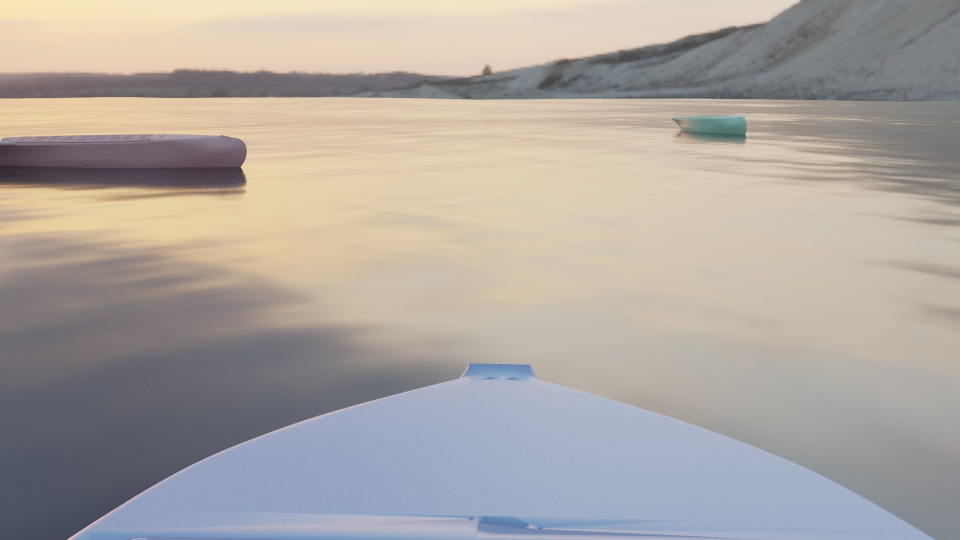
#> input picture TestFile/Projekt/Bilder/list1/0001.jpg, 1920 x 1080 px, found by its file name (shown at 1/2 size); its folder holds only this picture in this run
$ python horizont_modell.py
#> lines starting #> are read from the running program, lines starting #| are printed output that depends on the picture
### TestFile/Projekt/ObjectHandler.py

# Typing
from typing import List

# pathlib module
from pathlib import Path

import sys
import os

from numpy import ndarray

from obstacle_detect import *
from CustomErrors import *

import cv2

class ObjectHandler:

    """This Class is used to retrieve the object states"""

    def __init__(self) -> None:

        self.DebugLevel = 0
        self.ObjectStates: List = []
        self.DetectedObstacles: List = []
        self.HorizonLines: List = []
        self.ImageFolder: str = None
        self.ImageBaseName: str = None
        self.ImageLeadingZeros: int = None
        self.ImageFileType: str = '.jpg'
        self.Img: ndarray
        self.image_height: int
        self.image_width: int
        self.PlotOnUpdate: bool = False

    def setDebugLevel(self, debugLevel: int = 0) -> None:
        self.DebugLevel = debugLevel

    # check, if set debug level is greater equal to given level
    def printDebug(self, level: int) -> bool:
        if(level <= self.DebugLevel):
            return True
        else:
            return False

    def setPlotOnUpdate(self, plot: bool) -> None:
        self.PlotOnUpdate = plot

    def setImageFolder(self, folder: str, addCWD: bool = True) -> bool:
        if addCWD:
            path = os.getcwd()
            path = path.replace(os.sep,'/')
        else:
            path = ''
        self.ImageFolder = path + folder
        return True

    def setImageBaseName(self, baseName: str) -> bool:
        self.ImageBaseName = baseName
        return True

    def setImageLeadingZeros(self, zeros: int) -> bool:
        self.ImageLeadingZeros = zeros
        return True

    def setImageFileType(self, fileType: str) -> bool:
        self.ImageFileType = fileType
        return True

    def getTimeStepCount(self) -> int:
        return len(self.ObjectStates)

    def getImg(self) -> ndarray:
        return self.Img

    def getImgHeight(self) -> int:
        return self.image_height

    def getImgWidth(self) -> int:
        return self.image_width

    # return list with object states for all time stemps
    def getObjectStatesList(self) -> List:

        return self.ObjectStates

    # return object states for a given time step t
    # [65 lines left out: functions getObjectStates, getDetectedObstacles, getHorizonLines, returnCoordinates, not called in this run]

    # return last item in object states list
    def getLastObjectStates(self, position: str = 'cb') -> List:

        return self.returnCoordinates(self.ObjectStates[-1], position)

    # update the object states for the next time step
    def updateObjectStates(self) -> bool:

        detector = ObstacleDetector()
        img, folder = None, '.'

        self.image_height = detector._h
        self.image_width = detector._w

        # get current max time step and add 1
        currentTimeStep = self.getTimeStepCount() + 1
        if self.printDebug(2): print('current time step: ' + str(currentTimeStep))

        # check if folder and image base is set
        if type(self.ImageFolder) is str and type(self.ImageBaseName) is str:
            # if so, concat with current time step to next image name
            if self.ImageLeadingZeros:
                # number of leading zeros given
                formatStr = "{:0"+str(self.ImageLeadingZeros)+"d}"
                num = formatStr.format(currentTimeStep)
                filepath = self.ImageFolder  + '/' + self.ImageBaseName + str(num) + self.ImageFileType
            else:
                # number of leading zeros not given, try 1 to 8
                for ic in range(1,8):
                    formatStr = "{:0"+str(ic)+"d}"
                    num = formatStr.format(currentTimeStep)
                    filepath = self.ImageFolder  + '/' + self.ImageBaseName + str(num) + self.ImageFileType
                    nextImage = Path(filepath)
                    if nextImage.is_file():
                        break
        else:
            # else, return false
            if self.printDebug(0): print('image folder or base name is not set')
            return False

        nextImage = Path(filepath)
        if nextImage.is_file():
            # file exists, run obstacle detect
            if self.printDebug(2): print('file ' + filepath + ' is valid')
            # read image
            img = cv2.imread(filepath)
            self.Img = img
            # check if image is valid
            assert img is not None, 'file ' + filepath + ' could not be read'
            # plot if plot setting is true
            #if self.PlotOnUpdate == True: cv2.imshow('orig', img)
            # detect horizon
            horizon_lines, votes, seps = detector.detect_horizon(img)
            self.HorizonLines.append(horizon_lines)
            # if horizon lines found
            if horizon_lines:
                # find obstacles
                obstacles = detector.find_obstacles(img, horizon=horizon_lines[0])
                # write found obstacles in list
                ObstacleStates = []
                for obs in obstacles:
                    # ObstacleStates.append([obs.x + obs.width // 2, obs.y + obs.height])
                    ObstacleStates.append({
                            "x": obs.x,
                            "y": obs.y,
                            "width": obs.width,
                            "height": obs.height
                        })
                # add list to list with obstacles over all time steps
                self.ObjectStates.append(ObstacleStates)
                self.DetectedObstacles.append(obstacles)
            else:
                obstacles = None
            # plot image with found obstacles
            #print('obstacles:')
            #for obs in obstacles:
            #    print('[' + str(obs.x) + ', ' + str(obs.y) + ']')
            if self.PlotOnUpdate == True: detector.plot_img(img, obstacles=obstacles,horizon_lines=horizon_lines,plot_method='cv', wait_time=1)

            return True

        else:
            if self.printDebug(0): print(filepath + ' is not a valid file')
            return False

    # [30 lines left out: function plot_distances, not called in this run]


### TestFile/Projekt/obstacle_detect.py
import numpy as np
from cv2 import cv2
from math import ceil, cos, sin, sqrt, atan2
import matplotlib.pyplot as plt
from typing import List, Tuple


class ImageObstacle(object):
    def __init__(self, rectangle: List[int], offset: int=0, angle: float=0) -> None:
        """Represents a object bounding box in image plane

        Args:
            rectangle (List[int]): x y position, width and height of rectangle
            offset (int, optional): position offset (e.g. due to subimage used for detection). Defaults to 0.
            angle (float, optional): rotation offset (due to rotate detection). Defaults to 0.
        """

        self.x_rel, self.y_rel, self.width, self.height = rectangle
        self.offset = offset
        self.x, self.y = self.x_rel + offset[0], self.y_rel + offset[1]
        self.angle = angle

    # [27 lines left out: functions rectangle_2_corner, bottom_center, not called in this run]


class ImageLine(object):
    def __init__(self, img_shape: Tuple[int], points: Tuple[Tuple[int]]=None, polar=None):
        """Represent line in the image

        Args:
            img_shape (Tuple[int]): resolution of the image (widht, height)
            points (Tuple[Tuple[int]], optional): end points of line. Defaults to None.
            polar ([type], optional): polar representation (e.g. output from cv2.HoughLines). Defaults to None.
        """
        self._w, self._h = img_shape
        assert (points is None) != (polar is None)
        if points is not None:
            self._init_from_points(points)
        else:
            self._init_from_polar(*polar)

    # [9 lines left out: function _init_from_points, not called in this run]

    def _init_from_polar(self, r: float, alpha: float) -> None:
        self._r, self._alpha = r, alpha
        a, b = cos(alpha), sin(alpha)
        # center pixel
        self._center = a * r, b * r
        # line_end pixels
        self.y = np.array([r / b, (r - a * self._w) / b]).astype(int)
        self.x = np.array([0, self._w], int)
        # pixels of a line
        self.xs = np.arange(0, self._w)
        self.ys = np.round((r - a * self.xs) / b).astype(int)

        self.angle = self._alpha - np.pi / 2 # of horizon
        d_2, alpha_0 = sqrt(self._h**2 + self._w**2) / 2, np.arctan(self._h / self._w)
        self.height_rel = r - d_2 * cos(alpha - alpha_0) # over image center
        self.height = self.height_rel + self._h // 2

    @property
    def indices(self) -> Tuple[np.ndarray, np.ndarray]:
        return self.xs, self.ys

    @property
    def end_points(self) -> Tuple[Tuple[int]]:
        return ((self.x[0], self.y[0]), (self.x[1], self.y[1]))

class ObstacleDetector(object):

    def __init__(self, image_height: int=480, image_width: int=640):
        """Canny based horizon extraction and obstacle detection class

        Args:
            image_height (int, optional): height of images in pixel. Defaults to 480.
            image_width (int, optional): width of images in pixel. Defaults to 640.
        """

        # TODO(Moritz) image smoothing params depending on image resolution

        # soften used image shape values
        self._shape = image_width, image_height
        self._w, self._h = self._shape

        self._center = image_width // 2, image_height // 2

        self._min_ang = np.arctan(self._w / self._h)


    def _preprocess(self, img: np.ndarray) -> np.ndarray:
        """preprocess image, reduce resolution and smooth

        Args:
            img (np.ndarray): image to process

        Returns:
            np.ndarray: processed image
        """

        img = cv2.resize(img, (self._w, self._h), interpolation=cv2.INTER_AREA)
        # img = cv2.normalize(img, None, 0, 255, cv2.NORM_MINMAX)
        blur_size = self._h // 90
        img = cv2.blur(img, (blur_size, blur_size))
        img = cv2.medianBlur(img, 3)
        # img = cv2.GaussianBlur(img, (3, 3), 0)
        return img

    def _rotate(self, img: np.ndarray, angle: float, crop: bool=True) -> np.ndarray:
        """rotate image about a given angle

        Args:
            img (np.ndarray): image to rotate
            angle (float): angle to rotate, (in degree!)
            crop (bool, optional): cut image to rectangle (no black areas). Defaults to True.

        Returns:
            (np.ndarray): rotated image
        """
        # get rotation matrix
        rot_mat = cv2.getRotationMatrix2D(self._center, angle, 1)
        # apply transform
        img_rot = cv2.warpAffine(img, rot_mat, dsize=self._shape)
        # crop image
        if crop:
            sin_angle = np.sin(angle * np.pi / 180)
            crop_h = int(ceil(abs(sin_angle * self._w / 2)))
            crop_w = int(ceil(abs(sin_angle * self._h / 2)))
            if crop_h and crop_w:
                img_rot = img_rot[crop_h: -crop_h, crop_w: -crop_w]
            return img_rot, crop_h, crop_w
        return img_rot

    def detect_horizon(self,
                       img: np.ndarray,
                       N_max: int=3,
                       min_visibility: float=.2,
                       canny_threshold: int=35
                       ) -> Tuple[List[ImageLine], List[int], List[float]]:
        """detect possible horizon line(s)

        Args:
            img (np.ndarray): image to analyze
            N_max (int, optional): max number of lines to extract. Defaults to 3.
            min_visibility (float, optional): minimum length of horizon line to be considered. Defaults to .2.
            canny_threshold (int, optional): threshold for edge detection. Defaults to 35.

        Returns:
            List[ImageLine]: Horizon lines
            List[int]: Line lengths
            List[float]: separation factor of lines
        """
        img = self._preprocess(img)
        return self._detect_lines(img, min_visibility, N_max, canny_threshold)

    def _detect_lines(self, img: np.ndarray,
                            min_line_length: float=.2,
                            N_max: int=3,
                            canny_threshold: int=35,
                            angle_resolution: float=.2
        ) -> Tuple[List[ImageLine], List[int], List[float]]:
        # extract lines in image
        edges = cv2.Canny(img, canny_threshold, canny_threshold * 2)
        lines = cv2.HoughLines(edges, 1, np.pi / 180 * angle_resolution,
                               int(self._w * min_line_length),
                               min_theta=self._min_ang,
                               max_theta=np.pi - self._min_ang
                               )
        if lines is None:
            return [], [], []
        lines = [ImageLine(self._shape, polar=l[0]) for l in lines[: N_max]]
        line_lengths, separations = self._evaluate_lines(img, edges, lines)

        return lines, line_lengths, separations

    def _evaluate_lines(self, img: np.ndarray,
                              edges: np.ndarray,
                              lines: List[ImageLine],
        ) -> Tuple[List[int], List[float]]:

        # number of points on line
        votes = [np.sum(edges[l.ys, l.xs]>0) for l in lines]
        # dissimilarity of regions separated by the line
        separations = [self._segmentation(img, l.indices) for l in lines]
        return votes, separations

    def _segmentation(self, img: np.ndarray, line_inds: Tuple[np.ndarray], N_neigbor: int=10):
        xs, ys = line_inds

        add_ = np.arange(1, N_neigbor+1)

        x_ = (xs[:, None] + np.zeros(N_neigbor, int)[None, :]).reshape(-1)
        y_a = (ys[:, None] + add_[None, :]).reshape(-1)
        y_b = (ys[:, None] - add_[None, :]).reshape(-1)
        img_a = img[y_a, x_]
        img_b = img[y_b, x_]

        img_both = np.concatenate((img_a, img_b), axis=0)

        sep = np.linalg.norm((np.mean(img_a, axis=0) - np.mean(img_b, axis=0)) \
            / np.std(img_both, axis=0))
        return sep

    # [9 lines left out: function _reduce_glare, not called in this run]


    def _detect_obstacles(self,
                          img: np.ndarray,
                          canny_threshold: int=45,
                          glare_reduction=False,
                          offset: Tuple[int]=(0, 0),
                          angle: float=0,
                          plot_subresults: bool=False
        ) -> List[ImageObstacle]:

        # blur
        blur_size = self._h // 90
        img = cv2.blur(img, (blur_size, blur_size))

        # glare reduction
        if glare_reduction:
            img = self._reduce_glare(img)

        # extract edges
        edges = cv2.Canny(img, canny_threshold, canny_threshold * 2)

        # add edges at image boundaries (besides bottom)
        edges[0, :] = 255
        edges[:, 0] = 255
        edges[:, -1] = 255

        # close gapes in lines
        n1 = 3
        kernel = cv2.getStructuringElement(cv2.MORPH_ELLIPSE,
                                           (2 * n1 + 1, 2 * n1 +1),
                                           (n1, n1))
        dilation = cv2.dilate(edges, kernel, iterations=1)
        binary = cv2.erode(dilation, kernel, iterations=1)

        # find contours to fill
        contours = cv2.findContours(binary, cv2.RETR_TREE, cv2.CHAIN_APPROX_SIMPLE)[-2]

        # fill contours
        fill = np.zeros_like(edges)
        for cnt in contours:
            cv2.fillPoly(fill, pts=[cnt], color=(255, 255, 255))

        if plot_subresults:
            self.plot_img(fill)
            self.plot_img(binary)
            self.plot_img(edges)
        # delete single lines
        kernel2 = cv2.getStructuringElement(cv2.MORPH_ELLIPSE, (5, 5), (2, 2))
        erosion = cv2.erode(fill, kernel2, iterations=1)
        binary = cv2.dilate(erosion, kernel2, iterations=1)
        # extract obstacles
        contours = cv2.findContours(binary, cv2.RETR_TREE, cv2.CHAIN_APPROX_SIMPLE)[-2]

        obstacles = []
        for c in contours:
            contours_poly = cv2.approxPolyDP(c, 3, True)
            bound_rect = cv2.boundingRect(contours_poly)
            obstacles.append(ImageObstacle(bound_rect, offset, angle=angle))
        return obstacles

    def find_obstacles(self,
                       img: np.ndarray,
                       horizon: ImageLine=None,
                       threshold: int=40,
                       glare_reduction: bool=False
        ) -> List[ImageObstacle]:
        """find obstacles in the image
        therefore the image is separated according to horizon and
        only the subhorizon part is searched for possible obstacles
        Further the angle of horizon determines the orientation of bounding boxes

        Args:
            img (np.ndarray): image
            horizon (ImageLine, optional): Horizon estimate. Defaults to None.
            threshold (int, optional): threshold for edge detection. Defaults to 40.
            glare_reduction (bool, optional): if glare reduction is used. Defaults to False.

        Returns:
            List[ImageObstacle]: [description]
        """
        # initial image smoothing
        img = self._preprocess(img)

        # horizon extraction
        if horizon is None:
            horizon = self._detect_lines(img)[0][0]

        # rotate image
        rot_image, crop_h, crop_w = self._rotate(img, horizon.angle * 180 / np.pi)
        height = int(horizon.height - crop_h)
        # subimage below horizon
        offset = 0
        sub_image = rot_image[height - offset:]
        return self._detect_obstacles(sub_image,
                                      offset=(int(crop_w), int(horizon.height - offset)),
                                      angle=horizon.angle,
                                      canny_threshold=threshold,
                                      glare_reduction=glare_reduction)

    # [89 lines left out: functions plot_img, main, not called in this run]

# [2 lines that do not run on import are left out]

### TestFile/Projekt/horizont_modell.py
from ObjectHandler import *
import numpy as np
from numpy.linalg import multi_dot
from ObjectHandler import *
import random
from numpy import linalg as lin

#Externe Variablen
ObjectHandler = ObjectHandler()

#Ordner evtl. anpassen!
ObjectHandler.setImageFolder('Bilder/list1')
ObjectHandler.setImageBaseName('')
ObjectHandler.setImageFileType('.jpg')
ObjectHandler.setDebugLevel(2)
N = 5
Q_horizon = [[0.1,0],
            [0,0.1]] ##Varianz des Modellrauschens Horizont
R_horizon = [[1,0],
            [0,1]]
P_horizon = [[1,0],
            [0,1]]

H_horizon = [[1,0],
            [0,1]]#Ausgangsmatrix Horizont
F_horizon = [[1,0],
            [0,1]] #Systemmatrix Horizont

# [47 lines of commented-out code are left out]


def horizonState_phd (ObjectHandler,R_horizon,P_horizon,H_horizon,F_horizon):
    pictures_available = True
    k = 0
    horizon_list = []
    est_hor_k = np.zeros((1,2))
    state_hor_meas = np.zeros((1,2))
    while pictures_available == True:
        try:
             ObjectHandler.updateObjectStates()
#> in updateObjectStates, img is the input picture: shape (1080, 1920, 3); mean B, G, R 160.3, 165.6, 172.4
#> in _preprocess, `img = cv2.resize(img, (self._w, self._h), interpolation=cv2.INTER_AREA)`:
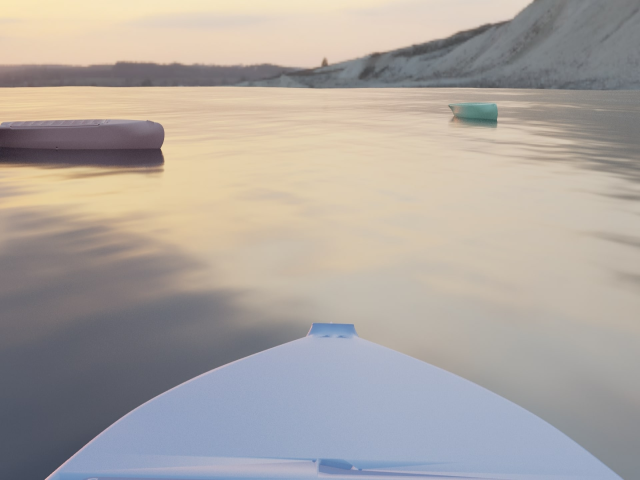
#> img: shape (480, 640, 3); mean of channels 0, 1, 2 160.3, 165.6, 172.4; drawn as B, G, R
#> in _detect_lines, `edges = cv2.Canny(img, canny_threshold, canny_threshold * 2)`:
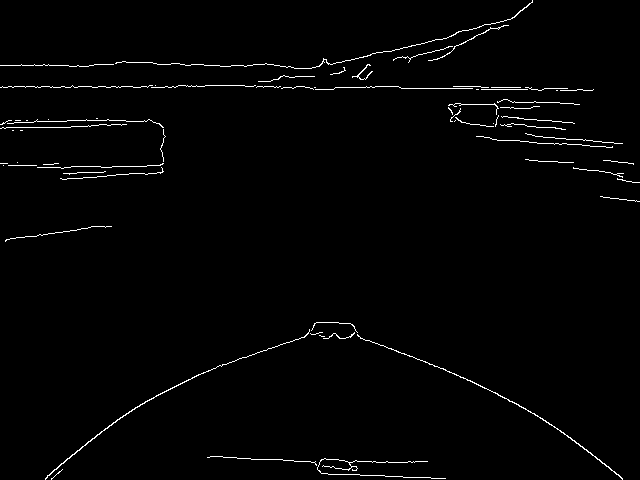
#> edges: shape (480, 640); 1.5% white in thin lines or dots
#> in _detect_lines, `lines = cv2.HoughLines(edges, 1, np.pi / 180 * angle_resolution, int(s..`: lines = [[84, 1.58], [86, 1.57], [81, 1.59], [83, 1.58], [65, 1.57], [93, 1.56], [123, 1.53], [87, 1.56]]
#> in _detect_lines, `lines = [ImageLine(self._shape, polar=l[0]) for l in lines[: N_max]]`: lines = 3 items
#> in _evaluate_lines, `votes = [np.sum(edges[l.ys, l.xs]>0) for l in lines]`: votes = [239, 218, 208]
#> in _segmentation, `sep = np.linalg.norm((np.mean(img_a, axis=0) - np.mean(img_b, axis=0))..`: sep = 3
#> in _evaluate_lines, `separations = [self._segmentation(img, l.indices) for l in lines]`: separations = [3, 2.99, 2.8]
#> in _detect_lines, `line_lengths, separations = self._evaluate_lines(img, edges, lines)`: line_lengths = [239, 218, 208]; separations = [3, 2.99, 2.8]
#> in updateObjectStates, `horizon_lines, votes, seps = detector.detect_horizon(img)`: horizon_lines = 3 items; votes = [239, 218, 208]; seps = [3, 2.99, 2.8]
#> in _rotate, `rot_mat = cv2.getRotationMatrix2D(self._center, angle, 1)`: rot_mat = [[1, 0.00925, -2.21], [-0.00925, 1, 2.97]]
#> in _rotate, `img_rot = cv2.warpAffine(img, rot_mat, dsize=self._shape)`:
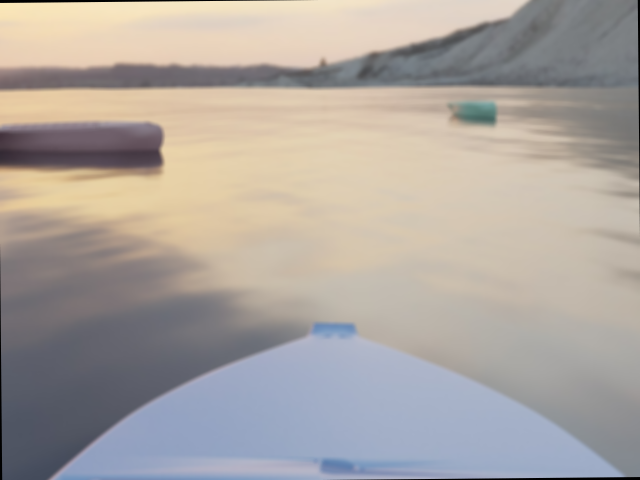
#> img_rot: shape (480, 640, 3); mean of channels 0, 1, 2 159.6, 164.9, 171.6; drawn as B, G, R
#> in _rotate, `sin_angle = np.sin(angle * np.pi / 180)`: sin_angle = 0.00925
#> in _rotate, `crop_h = int(ceil(abs(sin_angle * self._w / 2)))`: crop_h = 3
#> in _rotate, `img_rot = img_rot[crop_h: -crop_h, crop_w: -crop_w]`:
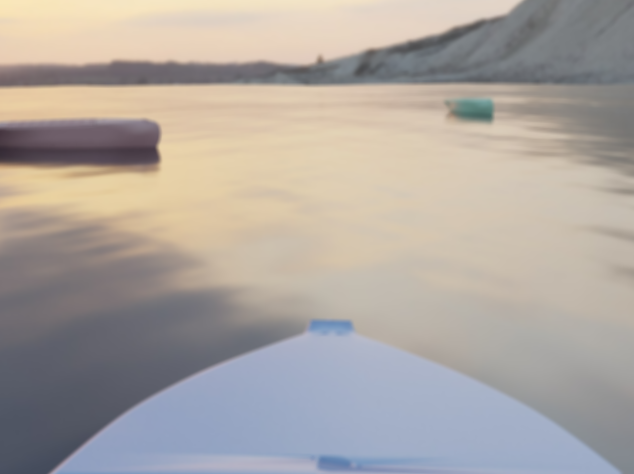
#> img_rot: shape (474, 634, 3); mean of channels 0, 1, 2 160.3, 165.7, 172.6; drawn as B, G, R
#> in find_obstacles, `height = int(horizon.height - crop_h)`: height = 83
#> in find_obstacles, `sub_image = rot_image[height - offset:]`:
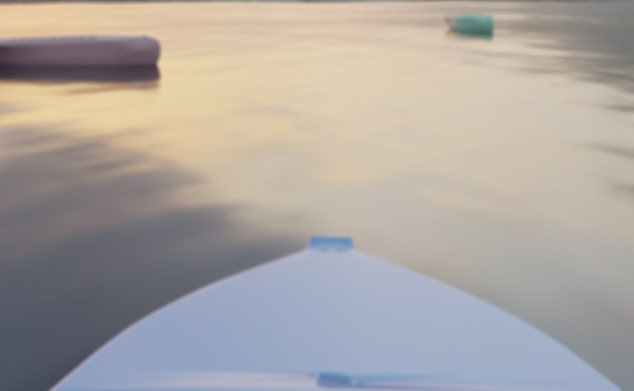
#> sub_image: shape (391, 634, 3); mean of channels 0, 1, 2 161, 165.3, 171.6; drawn as B, G, R
#> in _detect_obstacles, `edges = cv2.Canny(img, canny_threshold, canny_threshold * 2)`:
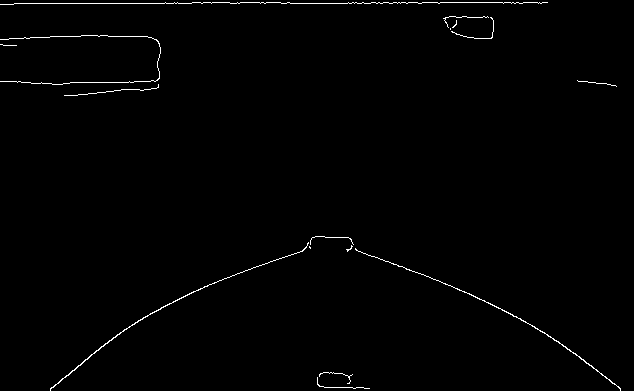
#> edges: shape (391, 634); 0.85% white in thin lines or dots
#> (the rest of the program and of its run is left out)
